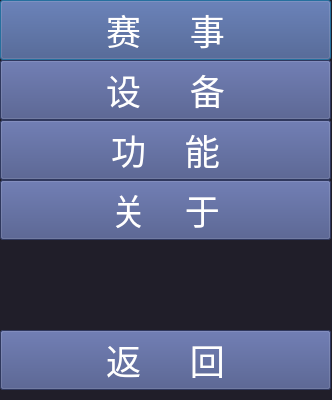
<?xml version="1.0" encoding="UTF-8"?>
<ui version="4.0">
 <class>config</class>
 <widget class="QDialog" name="config">
  <property name="geometry">
   <rect>
    <x>0</x>
    <y>0</y>
    <width>332</width>
    <height>400</height>
   </rect>
  </property>
  <property name="sizePolicy">
   <sizepolicy hsizetype="Preferred" vsizetype="Fixed">
    <horstretch>0</horstretch>
    <verstretch>0</verstretch>
   </sizepolicy>
  </property>
  <property name="windowTitle">
   <string>配置</string>
  </property>
  <property name="styleSheet">
   <string notr="true">background-color: rgb(32, 30, 41);
color: rgb(255, 255, 255);</string>
  </property>
  <widget class="QPushButton" name="configEventButton">
   <property name="geometry">
    <rect>
     <x>0</x>
     <y>0</y>
     <width>331</width>
     <height>60</height>
    </rect>
   </property>
   <property name="font">
    <font>
     <pointsize>26</pointsize>
     <weight>50</weight>
     <italic>false</italic>
     <bold>false</bold>
    </font>
   </property>
   <property name="focusPolicy">
    <enum>Qt::ClickFocus</enum>
   </property>
   <property name="styleSheet">
    <string notr="true">background-color: rgb(66, 79, 131);</string>
   </property>
   <property name="text">
    <string>赛     事</string>
   </property>
  </widget>
  <widget class="QPushButton" name="configMachineButton">
   <property name="geometry">
    <rect>
     <x>0</x>
     <y>60</y>
     <width>331</width>
     <height>60</height>
    </rect>
   </property>
   <property name="font">
    <font>
     <pointsize>26</pointsize>
     <weight>50</weight>
     <italic>false</italic>
     <bold>false</bold>
    </font>
   </property>
   <property name="focusPolicy">
    <enum>Qt::ClickFocus</enum>
   </property>
   <property name="styleSheet">
    <string notr="true">background-color: rgb(66, 79, 131);</string>
   </property>
   <property name="text">
    <string>设     备</string>
   </property>
  </widget>
  <widget class="QPushButton" name="backButton">
   <property name="geometry">
    <rect>
     <x>0</x>
     <y>330</y>
     <width>331</width>
     <height>60</height>
    </rect>
   </property>
   <property name="font">
    <font>
     <pointsize>26</pointsize>
     <weight>50</weight>
     <italic>false</italic>
     <bold>false</bold>
    </font>
   </property>
   <property name="focusPolicy">
    <enum>Qt::ClickFocus</enum>
   </property>
   <property name="styleSheet">
    <string notr="true">background-color: rgb(66, 79, 131);</string>
   </property>
   <property name="text">
    <string>返     回</string>
   </property>
  </widget>
  <widget class="QPushButton" name="functionBtn">
   <property name="geometry">
    <rect>
     <x>0</x>
     <y>120</y>
     <width>331</width>
     <height>60</height>
    </rect>
   </property>
   <property name="font">
    <font>
     <pointsize>26</pointsize>
     <weight>50</weight>
     <italic>false</italic>
     <bold>false</bold>
    </font>
   </property>
   <property name="focusPolicy">
    <enum>Qt::ClickFocus</enum>
   </property>
   <property name="styleSheet">
    <string notr="true">background-color: rgb(66, 79, 131);</string>
   </property>
   <property name="text">
    <string>功    能</string>
   </property>
  </widget>
  <widget class="QPushButton" name="aboutBtn">
   <property name="geometry">
    <rect>
     <x>0</x>
     <y>180</y>
     <width>331</width>
     <height>60</height>
    </rect>
   </property>
   <property name="font">
    <font>
     <pointsize>26</pointsize>
     <weight>50</weight>
     <italic>false</italic>
     <bold>false</bold>
    </font>
   </property>
   <property name="focusPolicy">
    <enum>Qt::ClickFocus</enum>
   </property>
   <property name="styleSheet">
    <string notr="true">background-color: rgb(66, 79, 131);</string>
   </property>
   <property name="text">
    <string>关    于</string>
   </property>
  </widget>
 </widget>
 <resources/>
 <connections>
  <connection>
   <sender>backButton</sender>
   <signal>clicked()</signal>
   <receiver>config</receiver>
   <slot>reject()</slot>
   <hints>
    <hint type="sourcelabel">
     <x>165</x>
     <y>159</y>
    </hint>
    <hint type="destinationlabel">
     <x>165</x>
     <y>95</y>
    </hint>
   </hints>
  </connection>
 </connections>
</ui>
